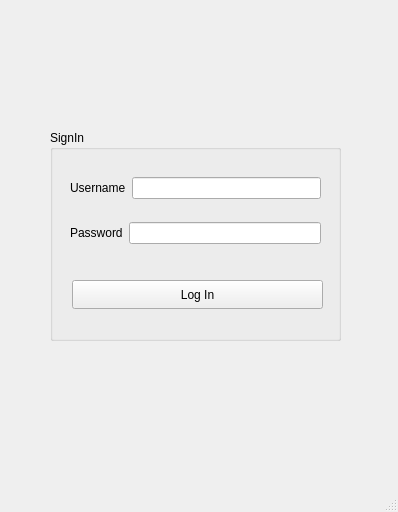
<?xml version="1.0" encoding="UTF-8"?>
<ui version="4.0">
 <class>LoginWindow</class>
 <widget class="QMainWindow" name="LoginWindow">
  <property name="geometry">
   <rect>
    <x>0</x>
    <y>0</y>
    <width>398</width>
    <height>512</height>
   </rect>
  </property>
  <property name="windowTitle">
   <string>MainWindow</string>
  </property>
  <widget class="QWidget" name="centralwidget">
   <widget class="QGroupBox" name="groupBox">
    <property name="geometry">
     <rect>
      <x>50</x>
      <y>130</y>
      <width>291</width>
      <height>211</height>
     </rect>
    </property>
    <property name="title">
     <string>SignIn</string>
    </property>
    <widget class="QPushButton" name="pushButton_Login">
     <property name="geometry">
      <rect>
       <x>22</x>
       <y>150</y>
       <width>251</width>
       <height>29</height>
      </rect>
     </property>
     <property name="text">
      <string>Log In</string>
     </property>
    </widget>
    <widget class="QWidget" name="">
     <property name="geometry">
      <rect>
       <x>20</x>
       <y>30</y>
       <width>251</width>
       <height>101</height>
      </rect>
     </property>
     <layout class="QVBoxLayout" name="verticalLayout">
      <item>
       <layout class="QHBoxLayout" name="horizontalLayout">
        <item>
         <widget class="QLabel" name="label">
          <property name="text">
           <string>Username</string>
          </property>
         </widget>
        </item>
        <item>
         <widget class="QLineEdit" name="lineEdit_UserName"/>
        </item>
       </layout>
      </item>
      <item>
       <layout class="QHBoxLayout" name="horizontalLayout_2">
        <item>
         <widget class="QLabel" name="label_2">
          <property name="text">
           <string>Password</string>
          </property>
         </widget>
        </item>
        <item>
         <widget class="QLineEdit" name="lineEdit_Password">
          <property name="echoMode">
           <enum>QLineEdit::Password</enum>
          </property>
         </widget>
        </item>
       </layout>
      </item>
     </layout>
    </widget>
   </widget>
  </widget>
  <widget class="QMenuBar" name="menubar">
   <property name="geometry">
    <rect>
     <x>0</x>
     <y>0</y>
     <width>398</width>
     <height>26</height>
    </rect>
   </property>
  </widget>
  <widget class="QStatusBar" name="statusbar"/>
 </widget>
 <resources/>
 <connections/>
</ui>
